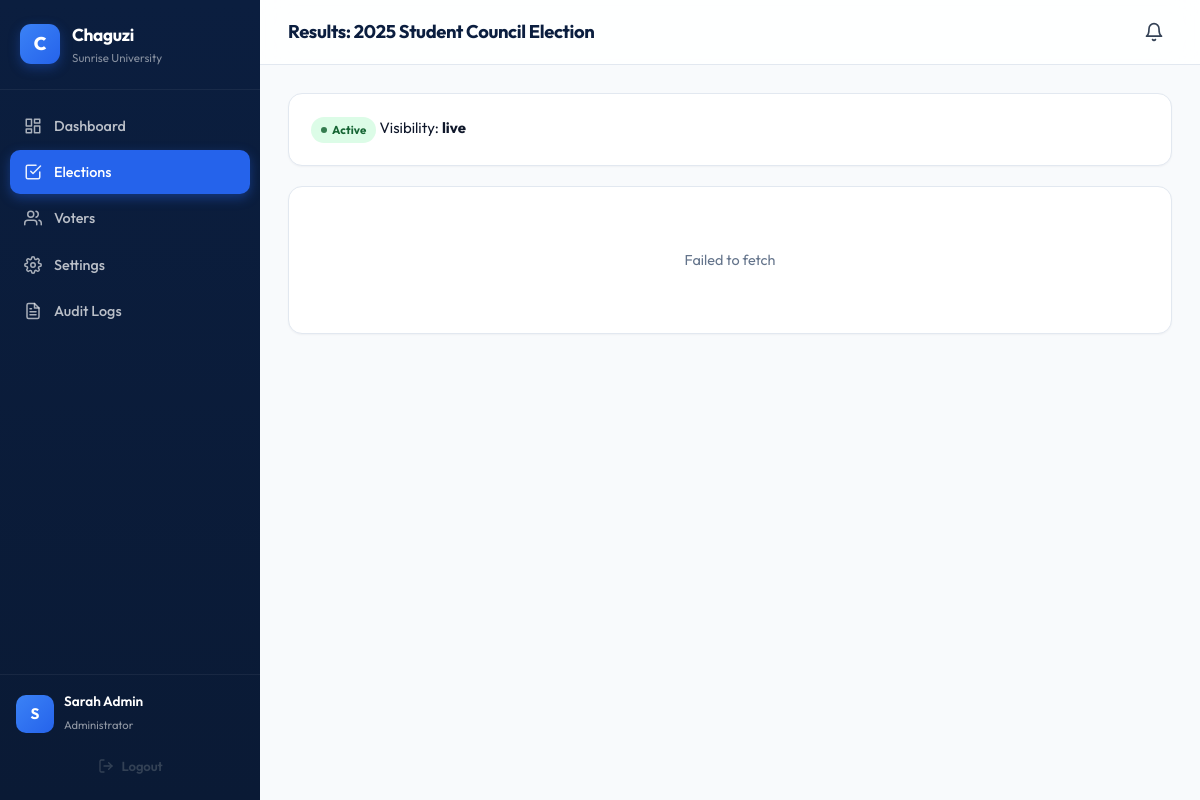
The app's page /admin/elections/1/results (signed in) with its own data.
### models/organization.py (models this page shows, shortened)
class Organization(db.Model):
    __tablename__ = 'organizations'
    id = db.Column(db.Integer, primary_key=True)
    name = db.Column(db.String(200), nullable=False, unique=True, index=True)
    slug = db.Column(db.String(220), nullable=False, unique=True, index=True)
    org_type = db.Column(db.String(50), nullable=False, default='school')
    logo = db.Column(db.String(300))
    email = db.Column(db.String(150), nullable=False)
    phone = db.Column(db.String(50))
    location = db.Column(db.String(200))
    registration_number = db.Column(db.String(100))
    description = db.Column(db.Text)
    voter_id_required = db.Column(db.Boolean, default=True)
    voter_id_label = db.Column(db.String(50), default='Membership ID')
    allow_public_results = db.Column(db.Boolean, default=False)
    default_result_visibility = db.Column(db.String(20), default='after_close')
    is_active = db.Column(db.Boolean, default=True)
    created_at = db.Column(db.DateTime, default=datetime.utcnow)
    updated_at = db.Column(db.DateTime, default=datetime.utcnow, onupdate=datetime.utcnow)
    users = db.relationship('User', backref='organization', lazy='dynamic',
                            cascade='all, delete-orphan')
    elections = db.relationship('Election', backref='organization', lazy='dynamic',
                                cascade='all, delete-orphan')

### models/user.py (models this page shows, shortened)
class User(UserMixin, db.Model):
    __tablename__ = 'users'
    id = db.Column(db.Integer, primary_key=True)
    organization_id = db.Column(db.Integer, db.ForeignKey('organizations.id'),
                                 nullable=False, index=True)
    role = db.Column(db.String(20), nullable=False, default='voter', index=True)
    full_name = db.Column(db.String(150), nullable=False)
    email = db.Column(db.String(150), nullable=False, index=True)
    phone = db.Column(db.String(50))
    voter_id = db.Column(db.String(100), index=True)  # membership/student/employee ID
    password_hash = db.Column(db.String(255), nullable=False)
    is_active = db.Column(db.Boolean, default=True)
    is_approved = db.Column(db.Boolean, default=True)
    last_login = db.Column(db.DateTime)
    last_login_ip = db.Column(db.String(50))
    failed_login_attempts = db.Column(db.Integer, default=0)
    locked_until = db.Column(db.DateTime)
    created_at = db.Column(db.DateTime, default=datetime.utcnow)
    updated_at = db.Column(db.DateTime, default=datetime.utcnow, onupdate=datetime.utcnow)
    votes = db.relationship('Vote', backref='voter', lazy='dynamic',
                            foreign_keys='Vote.voter_id')
    notifications = db.relationship('Notification', backref='user', lazy='dynamic',
                                     cascade='all, delete-orphan')
    audit_logs = db.relationship('AuditLog', backref='actor', lazy='dynamic',
                                  foreign_keys='AuditLog.actor_id')
    __table_args__ = (
        db.UniqueConstraint('organization_id', 'email', name='uq_org_email'),
        db.UniqueConstraint('organization_id', 'voter_id', name='uq_org_voter_id'),
    )
    @property
    def is_admin(self):
        return self.role == 'admin'

### models/election.py (models this page shows, shortened)
class Election(db.Model):
    __tablename__ = 'elections'
    id = db.Column(db.Integer, primary_key=True)
    organization_id = db.Column(db.Integer, db.ForeignKey('organizations.id'),
                                 nullable=False, index=True)
    name = db.Column(db.String(200), nullable=False)
    description = db.Column(db.Text)
    election_type = db.Column(db.String(50), default='general')
    start_date = db.Column(db.DateTime, nullable=False)
    end_date = db.Column(db.DateTime, nullable=False)
    result_visibility = db.Column(db.String(20), default='after_close')
    status = db.Column(db.String(20), default='draft', index=True)
    allow_vote_correction = db.Column(db.Boolean, default=False)
    eligible_group = db.Column(db.String(150), default='all')
    announced_at = db.Column(db.DateTime)
    announced_by = db.Column(db.Integer, db.ForeignKey('users.id'))
    is_finalized = db.Column(db.Boolean, default=False)
    created_by = db.Column(db.Integer, db.ForeignKey('users.id'), nullable=False)
    created_at = db.Column(db.DateTime, default=datetime.utcnow)
    updated_at = db.Column(db.DateTime, default=datetime.utcnow, onupdate=datetime.utcnow)
    positions = db.relationship('Position', backref='election', lazy='dynamic',
                                 cascade='all, delete-orphan',
                                 order_by='Position.order_index')
    votes = db.relationship('Vote', backref='election', lazy='dynamic',
                            cascade='all, delete-orphan')
    @property
    def effective_status(self):
        now = datetime.utcnow()
        if self.status == 'announced':
            return 'announced'
        if self.status == 'closed':
            return 'closed'
        if self.status == 'draft':
            return 'draft'
        if now < self.start_date:
            return 'scheduled'
        if now > self.end_date:
            return 'closed'
        return 'active'

### routes/admin.py (the view)
@admin_bp.route('/elections/<int:election_id>/results')
def election_results(election_id):
    election = Election.query.filter_by(
        id=election_id, organization_id=current_user.organization_id).first_or_404()
    return render_template('admin/results.html', election=election)

### routes/admin.py (called while the page is built)
@admin_bp.before_request
@login_required
@admin_required
def before_admin():
    pass

### templates/admin/results.html (shortened to what this page needs)
{% extends "base.html" %}
{% block page_title %}Results: {{ election.name }}{% endblock %}
{% block body_class %}admin{% endblock %}
{% block content %}
<div class="panel">
    <div class="row-space">
        <div>
            <span class="badge badge-{{ election.effective_status }}">{{ election.effective_status }}</span>
            <span>Visibility: <strong>{{ election.result_visibility }}</strong></span>
        </div>
    </div>
</div>
<div id="resultsContainer">
</div>
{% endblock %}

### templates/base.html (shortened to what this page needs)
<!DOCTYPE html>
<html lang="en">
<head>
    <link rel="stylesheet" href="{{ url_for('static', filename='css/style.css') }}">
</head>
<body class="{% block body_class %}{% endblock %}">
    {% if current_user.is_authenticated %}
    <div class="app-layout">
        <aside class="sidebar" id="sidebar">
            <div class="sidebar-brand">
                <div class="brand-mark">C</div>
                <div class="brand-text">
                    <strong>Chaguzi</strong>
                    <small>{{ current_user.organization.name[:22] }}</small>
                </div>
            </div>
            <nav class="sidebar-nav">
                {% if current_user.is_admin %}
                    <a href="{{ url_for('admin.dashboard') }}" class="nav-item {{ 'active' if request.endpoint == 'admin.dashboard' }}">
                        <svg class="nav-icon" viewBox="0 0 24 24" fill="none" stroke="currentColor" stroke-width="2" stroke-linecap="round" stroke-linejoin="round"><rect x="3" y="3" width="7" height="9"/><rect x="14" y="3" width="7" height="5"/><rect x="14" y="12" width="7" height="9"/><rect x="3" y="16" width="7" height="5"/></svg>
                        <span>Dashboard</span>
                    </a>
                    <a href="{{ url_for('admin.elections') }}" class="nav-item {{ 'active' if request.endpoint and request.endpoint.startswith('admin.election') }}">
                        <svg class="nav-icon" viewBox="0 0 24 24" fill="none" stroke="currentColor" stroke-width="2" stroke-linecap="round" stroke-linejoin="round"><path d="M9 11l3 3L22 4"/><path d="M21 12v7a2 2 0 0 1-2 2H5a2 2 0 0 1-2-2V5a2 2 0 0 1 2-2h11"/></svg>
                        <span>Elections</span>
                    </a>
                    <a href="{{ url_for('admin.voters') }}" class="nav-item {{ 'active' if request.endpoint == 'admin.voters' }}">
                        <svg class="nav-icon" viewBox="0 0 24 24" fill="none" stroke="currentColor" stroke-width="2" stroke-linecap="round" stroke-linejoin="round"><path d="M17 21v-2a4 4 0 0 0-4-4H5a4 4 0 0 0-4 4v2"/><circle cx="9" cy="7" r="4"/><path d="M23 21v-2a4 4 0 0 0-3-3.87"/><path d="M16 3.13a4 4 0 0 1 0 7.75"/></svg>
                        <span>Voters</span>
                    </a>
                    <a href="{{ url_for('admin.settings') }}" class="nav-item {{ 'active' if request.endpoint == 'admin.settings' }}">
                        <span>Settings</span>
                    </a>
                    <a href="{{ url_for('admin.audit_logs') }}" class="nav-item {{ 'active' if request.endpoint == 'admin.audit_logs' }}">
                        <span>Audit Logs</span>
                    </a>
                {% endif %}
            </nav>
            <div class="sidebar-footer">
                <div class="user-mini">
                    <div class="avatar">{{ current_user.full_name[0]|upper }}</div>
                    <div class="user-mini-info">
                        <strong>{{ current_user.full_name }}</strong>
                        <small>{{ 'Administrator' if current_user.is_admin else 'Voter' }}</small>
                    </div>
                </div>
                <a href="{{ url_for('auth.logout') }}" class="btn btn-ghost btn-sm btn-block">
                    <svg viewBox="0 0 24 24" fill="none" stroke="currentColor" stroke-width="2" stroke-linecap="round" stroke-linejoin="round" style="width:16px;height:16px;"><path d="M9 21H5a2 2 0 0 1-2-2V5a2 2 0 0 1 2-2h4"/><polyline points="16 17 21 12 16 7"/><line x1="21" y1="12" x2="9" y2="12"/></svg>
                    Logout
                </a>
            </div>
        </aside>
        <div class="main-area">
            <header class="topbar">
                <div class="topbar-title">{% block page_title %}Dashboard{% endblock %}</div>
                <div class="topbar-right">
                    <button class="notif-bell" id="notifBell" aria-label="Notifications">
                        <svg viewBox="0 0 24 24" fill="none" stroke="currentColor" stroke-width="2" stroke-linecap="round" stroke-linejoin="round"><path d="M18 8A6 6 0 0 0 6 8c0 7-3 9-3 9h18s-3-2-3-9"/><path d="M13.73 21a2 2 0 0 1-3.46 0"/></svg>
                    </button>
                </div>
            </header>
            <main class="content">
                {% block content %}{% endblock %}
            </main>
        </div>
    </div>
    {% else %}
        {% block public_content %}{% endblock %}
    {% endif %}
</body>
</html>

### records on screen
Organization: organization "Sunrise University"
User: full_name "S", full_name "Sarah Admin", role "Administrator"
Election: name "2025 Student Council Election", effective_status "Active", result_visibility "live"
